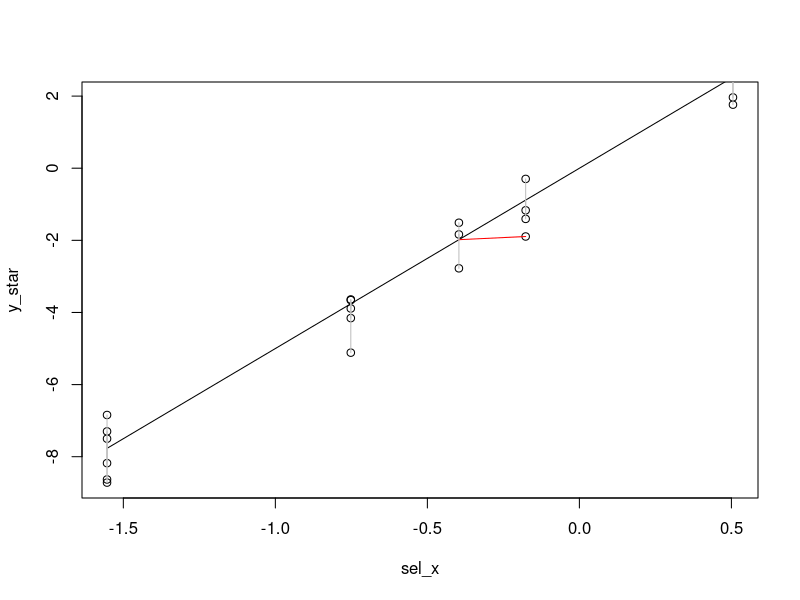

Write the R code that produced this figure.
## Toy Model

################
## 1. Simulation
################

bt <- 5            # value of beta
al <- bt           # value of alpha
sigma2_x <- 1      # variance of x
sigma2_eps <- 0.5  # variance of noise
k_classes <- 5     # number of classes (x_i)
n_points <- 20     # number of points

## generate classes and points
x_cands <- sort(rnorm(k_classes, 0, sqrt(sigma2_x)))
mu_cands <- bt * x_cands
sel_class <- sample(k_classes, n_points, TRUE)
sel_x <- x_cands[sel_class]
y_star <- mu_cands[sel_class] +
  rnorm(n_points, 0, sqrt(sigma2_eps))

## predict labels using alpha
muhat_cands <- al * x_cands
library(class)
te_classes <- knn(t(t(muhat_cands)),
                  t(t(y_star)), 1:k_classes, k = 1)

## plot of points and mean line
##  connected to true class
plot(sel_x, y_star)
lines(x_cands, mu_cands)
for (i in 1:n_points) {
  cc = "grey"
  if (te_classes[i] != sel_class[i]) cc = "red"
  lines(c(sel_x[i], x_cands[te_classes[i]]),
        c(y_star[i], mu_cands[te_classes[i]]),
        col = cc)
}

############
## 2. Theory
############

bt <- 2
al <- bt
sigma2_x <- 0.8
sigma2_eps <- 0.5
k_classes <- 1e6
n_points <- 1e6
x_cands <- sort(rnorm(k_classes, 0, sqrt(sigma2_x)))
mu_cands <- bt * x_cands
sel_class <- sample(k_classes, n_points, TRUE)
sel_x <- x_cands[sel_class]
y_star <- mu_cands[sel_class] +
  rnorm(n_points, 0, sqrt(sigma2_eps))

## covariance of x and y
var(y_star)
bt^2 * sigma2_x + sigma2_eps
cov(sel_x, y_star)
bt * sigma2_x

## conditional distribution of x | y
cond_coef <- bt * sigma2_x/(bt^2 * sigma2_x + sigma2_eps)
cond_var <- sigma2_x * (1- bt * cond_coef)
temp_o <- order(y_star)
y_star <- y_star[temp_o]
sel_x <- sel_x[temp_o]
cond_x <- cond_coef * y_star
rand_range <- sample(n_points, 1) + (-100:100)
mean(sel_x[rand_range])
mean(cond_x[rand_range])
var(sel_x[rand_range])
cond_var
